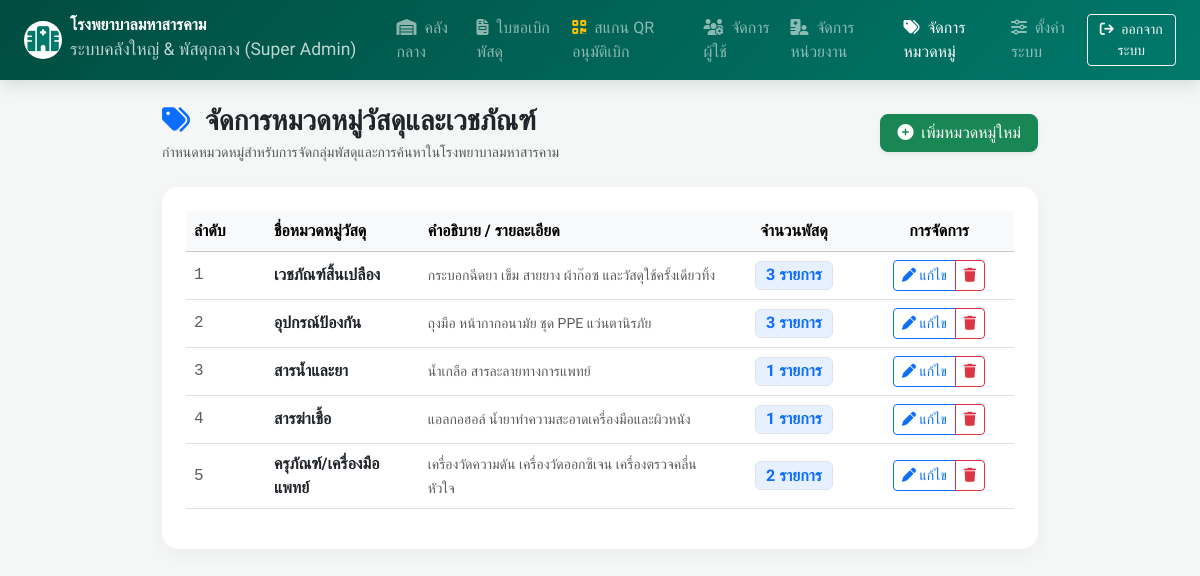
Screenshot of /admin/categories.php (signed in) with the database file from the repository.
### tables this page shows
CREATE TABLE `categories` (
    `category_id` INT AUTO_INCREMENT PRIMARY KEY,
    `category_name` VARCHAR(150) NOT NULL UNIQUE,
    `description` VARCHAR(255) NULL,
    `created_at` TIMESTAMP DEFAULT CURRENT_TIMESTAMP
);

### config.php (called while the page is built, shortened)
<?php
function h($string) {
    return htmlspecialchars($string ?? '', ENT_QUOTES, 'UTF-8');
}
    ?>

### admin/categories.php (the view, shortened to what this page needs)
<?php
require_once __DIR__ . '/../config.php';
$categories_stmt = $pdo->query("
    SELECT c.*, COUNT(m.material_id) AS material_count
    FROM categories c
    LEFT JOIN materials m ON c.category_name = m.category
    GROUP BY c.category_id
    ORDER BY c.category_id ASC
");
$categories = $categories_stmt->fetchAll();
?>
<!DOCTYPE html>
<html lang="th">
<head>
    <link href="https://cdn.jsdelivr.net/npm/bootstrap@5.3.2/dist/css/bootstrap.min.css" rel="stylesheet">
    <link href="https://cdnjs.cloudflare.com/ajax/libs/font-awesome/6.5.1/css/all.min.css" rel="stylesheet">
</head>
<body>
<nav class="navbar navbar-expand-lg navbar-dark navbar-mhk sticky-top py-2">
    <div class="container-fluid px-lg-4">
        <a class="navbar-brand d-flex align-items-center" href="dashboard.php">
            <span class="bg-white text-dark rounded-circle p-2 me-2 d-inline-flex align-items-center justify-content-center" style="width: 38px; height: 38px;">
                <i class="fa-solid fa-hospital text-teal fa-lg" style="color: var(--mhk-primary);"></i>
            </span>
            <div>
                <span class="fw-bold d-block lh-1 fs-6 fs-md-5">โรงพยาบาลมหาสารคาม</span>
                <span class="small opacity-75 fs-7">ระบบคลังใหญ่ & พัสดุกลาง (Super Admin)</span>
            </div>
        </a>
        <div class="collapse navbar-collapse" id="adminNavbar">
            <ul class="navbar-nav me-auto mb-2 mb-lg-0 ms-lg-3">
                <li class="nav-item"><a class="nav-link" href="dashboard.php"><i class="fa-solid fa-warehouse me-1"></i> คลังกลาง</a></li>
                <li class="nav-item"><a class="nav-link" href="dashboard.php#requisitions_section"><i class="fa-solid fa-file-invoice me-1"></i> ใบขอเบิกพัสดุ</a></li>
                <li class="nav-item"><a class="nav-link" href="scan_approve.php"><i class="fa-solid fa-qrcode me-1 text-warning"></i> สแกน QR อนุมัติเบิก</a></li>
                <li class="nav-item"><a class="nav-link" href="users.php"><i class="fa-solid fa-users-gear me-1"></i> จัดการผู้ใช้</a></li>
                <li class="nav-item"><a class="nav-link" href="units.php"><i class="fa-solid fa-hospital-user me-1"></i> จัดการหน่วยงาน</a></li>
                <li class="nav-item"><a class="nav-link active" href="categories.php"><i class="fa-solid fa-tags me-1"></i> จัดการหมวดหมู่</a></li>
                <li class="nav-item"><a class="nav-link" href="settings.php"><i class="fa-solid fa-sliders me-1"></i> ตั้งค่าระบบ</a></li>
            </ul>
            <div class="d-flex align-items-center gap-2">
                <a href="<?= BASE_URL ?>/logout.php" class="btn btn-sm btn-outline-light"><i class="fa-solid fa-arrow-right-from-bracket me-1"></i> ออกจากระบบ</a>
            </div>
        </div>
    </div>
</nav>
<div class="container py-4" style="max-width: 900px;">
    <div class="d-flex flex-wrap align-items-center justify-content-between mb-4 gap-3">
        <div>
            <h2 class="h3 fw-bold mb-1 text-dark">
                <i class="fa-solid fa-tags me-2 text-primary"></i> จัดการหมวดหมู่วัสดุและเวชภัณฑ์
            </h2>
            <p class="text-muted small mb-0">กำหนดหมวดหมู่สำหรับการจัดกลุ่มพัสดุและการค้นหาในโรงพยาบาลมหาสารคาม</p>
        </div>
        <button class="btn btn-success rounded-3 shadow-sm px-3" data-bs-toggle="modal" data-bs-target="#addCategoryModal">
            <i class="fa-solid fa-plus-circle me-1"></i> เพิ่มหมวดหมู่ใหม่
        </button>
    </div>
    <div class="card content-card p-4">
        <div class="table-responsive">
            <table class="table table-hover align-middle">
                <thead class="table-light">
                    <tr>
                        <th style="width: 80px;">ลำดับ</th>
                        <th>ชื่อหมวดหมู่วัสดุ</th>
                        <th>คำอธิบาย / รายละเอียด</th>
                        <th class="text-center" style="width: 140px;">จำนวนพัสดุ</th>
                        <th class="text-center" style="width: 150px;">การจัดการ</th>
                    </tr>
                </thead>
                <tbody>
                    <?php $i = 1; foreach ($categories as $cat): ?>
                        <tr>
                            <td class="text-muted font-monospace"><?= $i++ ?></td>
                            <td>
                                <span class="fw-bold text-dark fs-6"><?= h($cat['category_name']) ?></span>
                            </td>
                            <td>
                                <span class="text-muted small"><?= h($cat['description'] ?? '-') ?></span>
                            </td>
                            <td class="text-center">
                                <span class="badge bg-primary bg-opacity-10 text-primary border fs-6">
                                    <?= number_format($cat['material_count']) ?> รายการ
                                </span>
                            </td>
                            <td class="text-center">
                                <div class="btn-group btn-group-sm">
                                    <button class="btn btn-outline-primary"
                                            onclick="openEditCategory(<?= htmlspecialchars(json_encode($cat), ENT_QUOTES, 'UTF-8') ?>)"
                                            title="แก้ไขหมวดหมู่">
                                        <i class="fa-solid fa-pen"></i> แก้ไข
                                    </button>
                                    <button class="btn btn-outline-danger"
                                            onclick="confirmDeleteCategory(<?= $cat['category_id'] ?>, '<?= addslashes(h($cat['category_name'])) ?>', <?= $cat['material_count'] ?>)"
                                            title="ลบหมวดหมู่">
                                        <i class="fa-solid fa-trash"></i>
                                    </button>
                                </div>
                            </td>
                        </tr>
                    <?php endforeach; ?>
                </tbody>
            </table>
        </div>
    </div>
</div>
</body>
</html>

### admin/categories.php (style rules this page uses)
:root { --mhk-primary: #00796b; --mhk-primary-dark: #004d40; }
body { font-family: 'Sarabun', sans-serif; background-color: #f4f7f6; }
h1, h2, h3, h4, h5, .nav-link, .btn { font-family: 'Prompt', sans-serif; }
.navbar-mhk { background: linear-gradient(135deg, var(--mhk-primary-dark) 0%, var(--mhk-primary) 100%); box-shadow: 0 4px 15px rgba(0, 77, 64, 0.15); }
.content-card { background: #ffffff; border-radius: 16px; border: none; box-shadow: 0 6px 18px rgba(0, 0, 0, 0.04); }

### rows the page displays
categories: category_name "เวชภัณฑ์สิ้นเปลือง", description "กระบอกฉีดยา เข็ม สายยาง ผ้าก๊อซ และวัสดุใช้ครั้งเดียวทิ้ง", material_count "3"
categories: category_name "อุปกรณ์ป้องกัน", description "ถุงมือ หน้ากากอนามัย ชุด PPE แว่นตานิรภัย", material_count "3"
categories: category_name "สารน้ำและยา", description "น้ำเกลือ สารละลายทางการแพทย์", material_count "1"
categories: category_name "สารฆ่าเชื้อ", description "แอลกอฮอล์ น้ำยาทำความสะอาดเครื่องมือและผิวหนัง", material_count "1"
categories: category_name "ครุภัณฑ์/เครื่องมือแพทย์", description "เครื่องวัดความดัน เครื่องวัดออกซิเจน เครื่องตรวจคลื่นหัวใจ", material_count "2"
